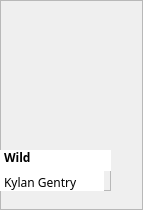
            <widget class="QFrame" name="frame_59">
             <property name="geometry">
              <rect>
               <x>309</x>
               <y>9</y>
               <width>143</width>
               <height>210</height>
              </rect>
             </property>
             <property name="frameShape">
              <enum>QFrame::StyledPanel</enum>
             </property>
             <property name="frameShadow">
              <enum>QFrame::Raised</enum>
             </property>
             <widget class="QLabel" name="label_36">
              <property name="geometry">
               <rect>
                <x>0</x>
                <y>0</y>
                <width>111</width>
                <height>141</height>
               </rect>
              </property>
              <property name="text">
               <string/>
              </property>
              <property name="pixmap">
               <pixmap resource="Resources.qrc">:/images/book-covers/book12.png</pixmap>
              </property>
              <property name="scaledContents">
               <bool>true</bool>
              </property>
             </widget>
             <widget class="QFrame" name="frame_60">
              <property name="geometry">
               <rect>
                <x>0</x>
                <y>150</y>
                <width>111</width>
                <height>41</height>
               </rect>
              </property>
              <property name="frameShape">
               <enum>QFrame::StyledPanel</enum>
              </property>
              <property name="frameShadow">
               <enum>QFrame::Raised</enum>
              </property>
              <widget class="QPlainTextEdit" name="plainTextEdit_67">
               <property name="geometry">
                <rect>
                 <x>0</x>
                 <y>0</y>
                 <width>111</width>
                 <height>21</height>
                </rect>
               </property>
               <property name="styleSheet">
                <string notr="true">font-weight: bold;
font-family: Baloo 2;
background: white;</string>
               </property>
               <property name="frameShape">
                <enum>QFrame::NoFrame</enum>
               </property>
               <property name="verticalScrollBarPolicy">
                <enum>Qt::ScrollBarAlwaysOff</enum>
               </property>
               <property name="tabChangesFocus">
                <bool>false</bool>
               </property>
               <property name="lineWrapMode">
                <enum>QPlainTextEdit::WidgetWidth</enum>
               </property>
               <property name="plainText">
                <string>Embrace The Wild</string>
               </property>
               <property name="textInteractionFlags">
                <set>Qt::TextSelectableByKeyboard|Qt::TextSelectableByMouse</set>
               </property>
              </widget>
              <widget class="QPlainTextEdit" name="plainTextEdit_68">
               <property name="geometry">
                <rect>
                 <x>0</x>
                 <y>20</y>
                 <width>104</width>
                 <height>21</height>
                </rect>
               </property>
               <property name="styleSheet">
                <string notr="true">font-family: Baloo 2;
background: white;</string>
               </property>
               <property name="frameShape">
                <enum>QFrame::NoFrame</enum>
               </property>
               <property name="verticalScrollBarPolicy">
                <enum>Qt::ScrollBarAlwaysOff</enum>
               </property>
               <property name="plainText">
                <string>Kylan Gentry</string>
               </property>
              </widget>
             </widget>
            </widget>
